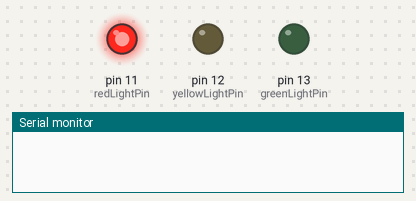
Simulated run of this sketch. Board: Arduino Uno, built with avr-gcc and run on an emulated ATmega328P. Parts: output pins drawn as LEDs (lit = HIGH), the last lines printed to the serial monitor.

Above: at 5.0 s.
At 13.5 s:
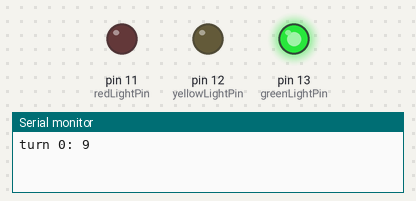
At 18.5 s:
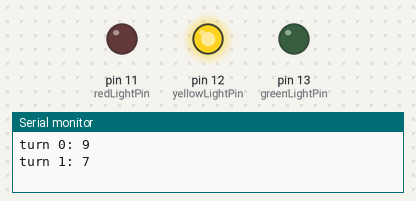
Timing chart, 0 to 26.0 s (numbered marks = the images above):
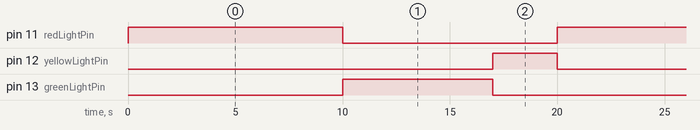

Measured:
- by itself, pin 11 (redLightPin): alternates HIGH for 10.0 s and LOW for 10.0 s
- by itself, pin 12 (yellowLightPin): alternates HIGH for 3.0 s and LOW for 17.0 s
- by itself, pin 13 (greenLightPin): alternates HIGH for 7.0 s and LOW for 13.0 s

The sketch:

21127739.ino
```cpp
// Họ và tên: Vũ Minh Phát
// MSSV: 21127739
// Quiz 01

// Thời gian hoạt động của mỗi đèn
#define RED_LIGHT_DURATION 		10000
#define GREEN_LIGHT_DURATION	7000
#define YELLOW_LIGHT_DURATION 	3000

// Khai báo pin cho các đèn
const byte greenLightPin  = 13;
const byte yellowLightPin = 12;
const byte redLightPin    = 11;

enum TrafficLight {
	RED_TURN,
  	GREEN_TURN,
  	YELLOW_TURN,
  	NUM_OF_LIGHT
};
// Cho đèn đỏ bật đầu tiên
byte turn = RED_TURN;

void setup() {
	pinMode(greenLightPin , OUTPUT);
  	pinMode(yellowLightPin, OUTPUT);
	pinMode(redLightPin   , OUTPUT);
	Serial.begin(9600);
}

void loop() {
  	// tắt đèn đã bật trước đó
	turnOffPreviousLight();
  	// bật đèn thích hợp dựa theo giá trị turn
	turnOnCurrentLight();

	DEBUG_LOG(); // xem thời gian hoạt động của mỗi đèn

  	// xác định đèn tiếp theo được bật
  	turn = (turn + 1) % NUM_OF_LIGHT;

}

void turnOffPreviousLight() {
  	// Tắt đèn đã bật trước đó dựa theo giá trị prevTurn
  	byte prevTurn = (NUM_OF_LIGHT + turn - 1) % NUM_OF_LIGHT;
  	switch(prevTurn) {
  	case RED_TURN:
      	digitalWrite(redLightPin, LOW);
      	break;

    case GREEN_TURN:
      	digitalWrite(greenLightPin, LOW);
      	break;

	case YELLOW_TURN:
      	digitalWrite(yellowLightPin, LOW);
      	break;
  	}
}

void turnOnCurrentLight() {
  	// Bật đèn dựa theo giá trị turn
  	// và chờ một khoảng thời gian tương ứng
  	switch(turn) {
	case RED_TURN:
      	digitalWrite(redLightPin, HIGH);
      	delay(RED_LIGHT_DURATION);
      	break;

    case GREEN_TURN:
      	digitalWrite(greenLightPin, HIGH);
      	delay(GREEN_LIGHT_DURATION);
      	break;

	case YELLOW_TURN:
      	digitalWrite(yellowLightPin, HIGH);
      	delay(YELLOW_LIGHT_DURATION);
      	break;
  	}
}

// dùng để kiểm tra các đèn có chạy đúng hay không?
void DEBUG_LOG() {
	static int lastTime = 0;
  	static int currTime = 0;

  	currTime = millis() / 1000;
  	Serial.print("turn ");
	Serial.print(turn);
  	Serial.print(": ");
	Serial.println(currTime - lastTime);

  	lastTime = currTime;
}
```
